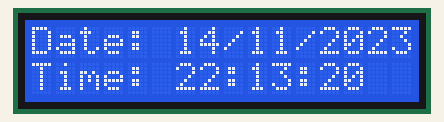
Recording of a sketch running on a simulated Arduino Uno, built with avr-gcc and run on an emulated ATmega328P. Parts: 16×2 character LCD. The local clock reads 2024-03-15 10:24:30 at power-on unless the sketch sets it.

Above: at 0.2 s.
At 5.1 s:
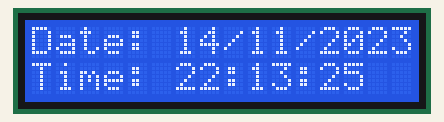
At 10.1 s:
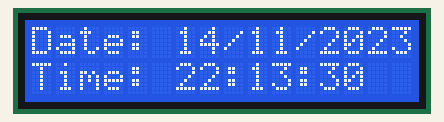
At 19.1 s:
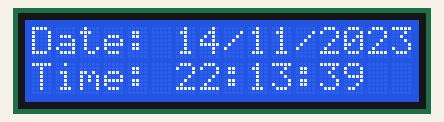
At 27.1 s:
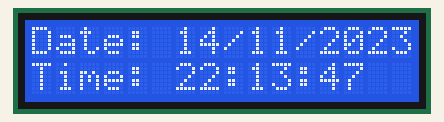
At 38.1 s:
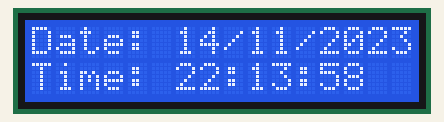

The sketch:

lcd_i2c.ino
```cpp
#include <Wire.h>
#include <ThreeWire.h>
#include <LiquidCrystal_I2C.h>
#include <RtcDS1302.h>
ThreeWire myWire(7, 6, 8); //DAT, CLK, RST;
LiquidCrystal_I2C lcd(0x27, 16, 2);
RtcDS1302<ThreeWire> Rtc(myWire);

void setup() {
  lcd.init();
  lcd.backlight();
  Serial.begin(9600);
  Rtc.Begin();
  RtcDateTime currentTime=RtcDateTime(__DATE__, __TIME__);
  Rtc.SetDateTime(currentTime);
}
void loop() {
  RtcDateTime now = Rtc.GetDateTime();
  lcd.clear();
  lcd.setCursor(0, 0);
  lcd.print("Date: ");
  lcd.print(now.Day());
  lcd.print("/");
  lcd.print(now.Month());
  lcd.print("/");
  lcd.print(now.Year());

  lcd.setCursor(0, 1);
  lcd.print("Time: ");
  lcd.print(now.Hour());
  lcd.print(":");
  lcd.print(now.Minute());
  lcd.print(":");
  lcd.print(now.Second());
//  lcd.setCursor(6, 0);
//  lcd.print("DHanh");
//  lcd.setCursor(1, 1);
//  lcd.print("iuu Tnhu nhiu");
//  lcd.scrollDisplayLeft();
//  delay(1000);
}
```

Measured:
- what the display in image 1 shows lasts 1.1 s, from 5.0 s to 6.1 s
